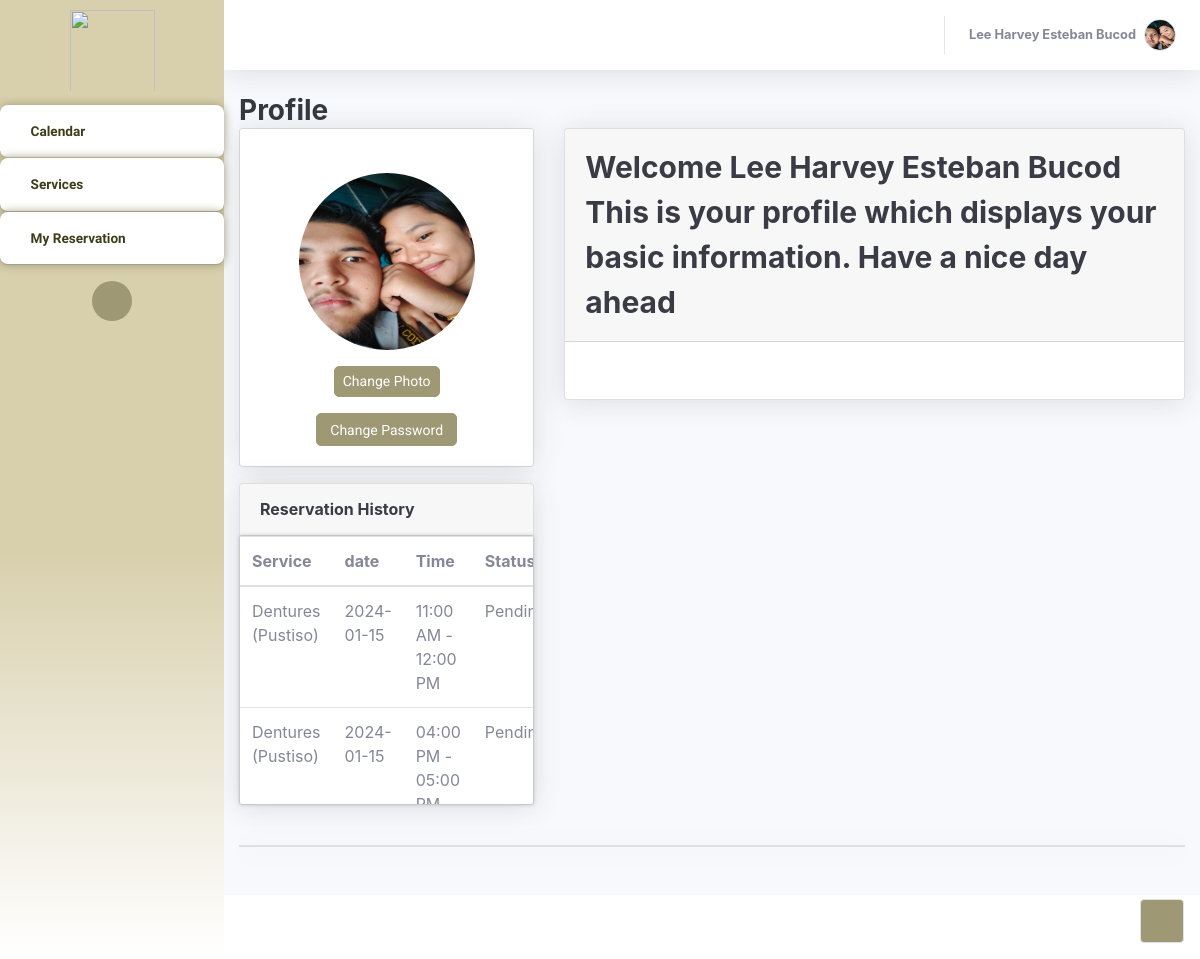
Before: /Thesis1/Admin/patientProfile.php (signed in) with the older database file.
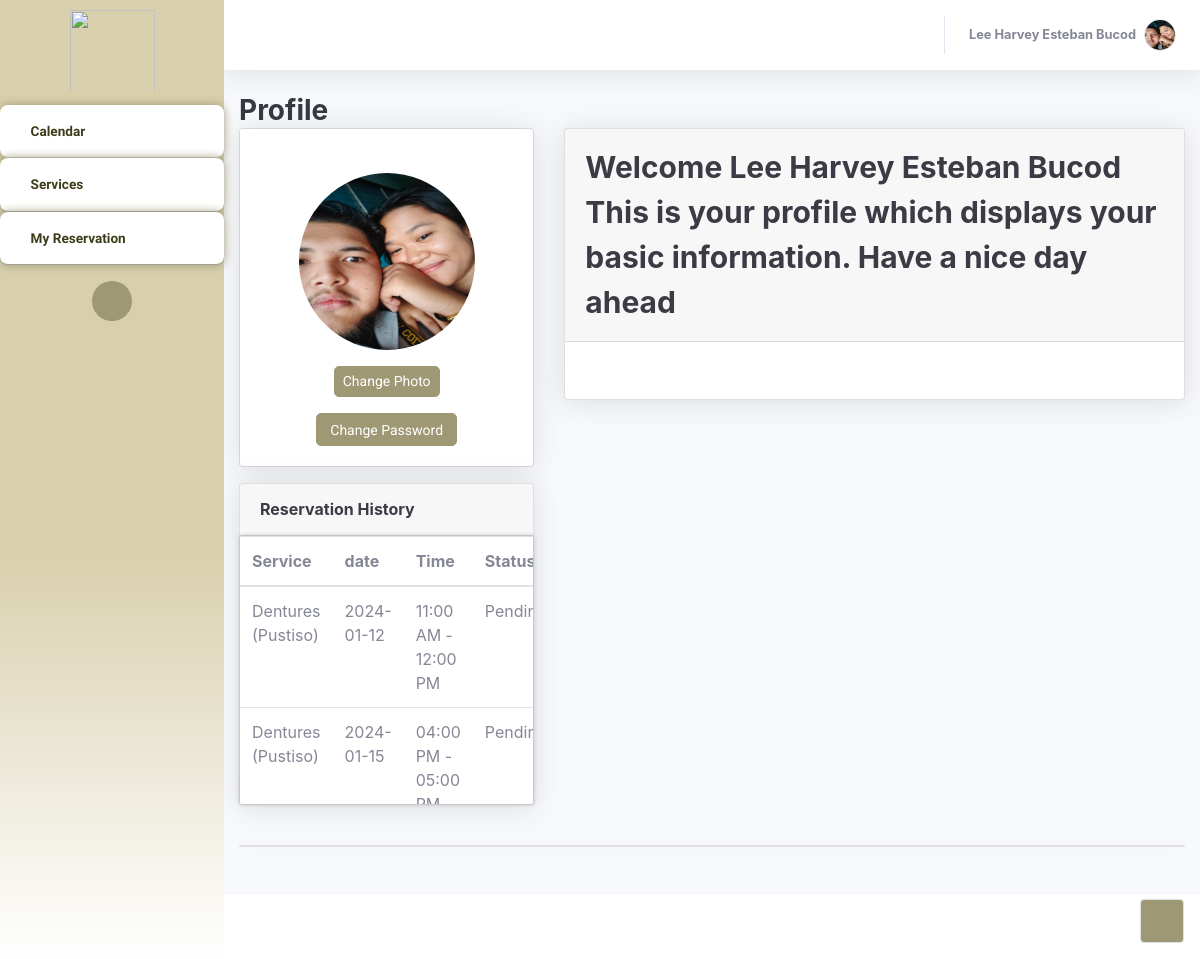
After: the same page with the newer database file.
### tables this page shows
CREATE TABLE `bookinglog` (
  `resID` int(11) NOT NULL,
  `userID` int(11) NOT NULL,
  `serviceName` varchar(255) NOT NULL,
  `date` date NOT NULL,
  `timeslot` varchar(255) NOT NULL,
  `remarks` varchar(255) NOT NULL,
  `admin_remarks` varchar(255) NOT NULL DEFAULT 'None',
  `walk_in_name` varchar(255) NOT NULL DEFAULT 'None',
  `status` varchar(255) NOT NULL,
  `FamMemberName` varchar(255) NOT NULL DEFAULT 'N/A',
  `confirmationHash` varchar(255) NOT NULL,
  `timestamp` timestamp NOT NULL DEFAULT current_timestamp() ON UPDATE current_timestamp(),
  `totalServicePay` int(11) NOT NULL
);

### Thesis1/Admin/patientProfile.php (the view, shortened to what the changed rows need)
<?php
     $con = connection();
     $userID = $_SESSION['UserID'];
?>
<!DOCTYPE html>
<html lang="en">
<head>
    <link rel="stylesheet" href="assets/bootstrap/css/bootstrap.min.css">
    <link rel="stylesheet" href="assets/fonts/fontawesome-all.min.css">
    <link rel="stylesheet" href="assets/css/aguilaraldo1_section_contact.css">
    <link rel="stylesheet" href="assets/css/Availability---Manage-availability-bookings-appointments_v1.css">
    <link rel="stylesheet" href="assets/css/Basic-Footer.css">
    <link rel="stylesheet" href="assets/css/Black-Navbar.css">
    <link rel="stylesheet" href="assets/css/Block-Responsive-Item-List.css">
    <link rel="stylesheet" href="assets/css/Bootstrap-Calendar.css">
    <link rel="stylesheet" href="assets/css/carousel-circulo.css">
    <link rel="stylesheet" href="assets/css/Carousel-Hero-1.css">
    <link rel="stylesheet" href="assets/css/Carousel-Hero.css">
    <link rel="stylesheet" href="assets/css/Diagonal-div-section.css">
    <link rel="stylesheet" href="assets/css/Feature-Section-MD.css">
    <link rel="stylesheet" href="https://djpsoftwarecdn.azureedge.net/availabilitycss-v1/availability.min.css">
    <link rel="stylesheet" href="assets/css/Login-Form-Basic-icons.css">
    <link rel="stylesheet" href="assets/css/Ultimate-Event-Calendar.css">
    <link rel="stylesheet" href="assets/bootstrap/css/bootstrap.min.css">
    <link rel="stylesheet" href="assets/fonts/fontawesome-all.min.css">
    <link rel="stylesheet" href="assets/css/aguilaraldo1_section_contact.css">
    <link rel="stylesheet" href="assets/css/Availability---Manage-availability-bookings-appointments_v1.css">
    <link rel="stylesheet" href="assets/css/Basic-Footer.css">
    <link rel="stylesheet" href="assets/css/Black-Navbar.css">
    <link rel="stylesheet" href="assets/css/Block-Responsive-Item-List.css">
    <link rel="stylesheet" href="assets/css/Bootstrap-Calendar.css">
    <link rel="stylesheet" href="assets/css/carousel-circulo.css">
    <link rel="stylesheet" href="assets/css/Carousel-Hero-1.css">
    <link rel="stylesheet" href="assets/css/Carousel-Hero.css">
    <link rel="stylesheet" href="assets/css/Diagonal-div-section.css">
    <link rel="stylesheet" href="assets/css/Feature-Section-MD.css">
    <link rel="stylesheet" href="https://djpsoftwarecdn.azureedge.net/availabilitycss-v1/availability.min.css">
    <link rel="stylesheet" href="assets/css/Login-Form-Basic-icons.css">
    <link rel="stylesheet" href="assets/css/Ultimate-Event-Calendar.css">
    <link rel="stylesheet" href="assets/bootstrap/css/bootstrap.min.css">
    <link rel="stylesheet" href="assets/fonts/fontawesome-all.min.css">
    <link rel="stylesheet" href="assets/fonts/ionicons.min.css">
    <link rel="stylesheet" href="assets/css/aguilaraldo1_section_contact.css">
    <link rel="stylesheet" href="assets/css/Availability---Manage-availability-bookings-appointments_v1.css">
    <link rel="stylesheet" href="assets/css/Basic-Footer.css">
    <link rel="stylesheet" href="assets/css/Black-Navbar.css">
    <link rel="stylesheet" href="assets/css/Block-Responsive-Item-List.css">
    <link rel="stylesheet" href="assets/css/Bootstrap-Calendar.css">
    <link rel="stylesheet" href="assets/css/carousel-circulo.css">
    <link rel="stylesheet" href="assets/css/Carousel-Hero-1.css">
    <link rel="stylesheet" href="assets/css/Carousel-Hero.css">
    <link rel="stylesheet" href="assets/css/Diagonal-div-section.css">
    <link rel="stylesheet" href="assets/css/Feature-Section-MD.css">
    <link rel="stylesheet" href="https://djpsoftwarecdn.azureedge.net/availabilitycss-v1/availability.min.css">
    <link rel="stylesheet" href="assets/css/Login-Form-Basic-icons.css">
    <link rel="stylesheet" href="assets/css/Ultimate-Event-Calendar.css">
    <link rel="stylesheet" href="assets/css/Ultimate-Event-Calendar.css">
    <link rel="stylesheet" href="https://cdnjs.cloudflare.com/ajax/libs/fullcalendar/3.4.0/fullcalendar.css" />
  <link rel="stylesheet" href="https://cdnjs.cloudflare.com/ajax/libs/twitter-bootstrap/4.0.0-alpha.6/css/bootstrap.css" />
</head>
<body id="page-top">
    <div id="wrapper">
        <div class="d-flex flex-column" id="content-wrapper">
            <div id="content">
                <div class="container-fluid">
                    <div class="row mb-3">
                        <div class="col-lg-4">
                            <div class="card shadow mb-4">
                                <div class="table-responsive" style="height: 268px;border-color: rgb(0,0,0);box-shadow: 0px 0px 4px rgb(170,170,170);">
                                <table class="table" id="dataTable">
                                    <thead >
                                        <tr>
                                        <th>Service</th>
                                        <th>date</th>
                                        <th>Time</th>
                                        <th>Status</th>
                                        </tr>
                                    </thead>
                                    <tbody>
                                        <?php
                                        $retrieveQuery = "SELECT `resID`, `serviceName`, `Date`, `status`,`timeslot` FROM bookinglog WHERE userID = '$userID'";
                                        $result =  $con -> query($retrieveQuery);
                                        while($row = mysqli_fetch_assoc($result)){
                                            $ID = $row['resID'];
                                            $service = $row['serviceName'];
                                            $startDate = $row['Date'];
                                            $timeslot = $row['timeslot'];
                                            $status = $row['status'];
                                        echo '<tr>
                                        <td class="hidden-column">'.$ID.'</td>
                                        <td>'.$service.'</td>
                                        <td>'.$startDate.'</td>
                                        <td>'.$timeslot.'</td>
                                        <td>'.$status.'</td>
                                        </tr>';
                                        }
                                        ?>
                                    </tbody>
                                </table>
                            </div>
                            </div>
                        </div>
                    </div>
                </div>
            </div>
        </div><a class="border rounded d-inline scroll-to-top" href="#page-top" style="background: rgb(159,152,117);"><i class="fas fa-angle-up"></i></a>
    </div>
    <link rel="stylesheet" href="https://cdn.jsdelivr.net/npm/bootstrap@4.0.0/dist/css/bootstrap.min.css">
</body>
</html>

Changed rows visible on the page:
changed bookinglog "11:00 AM - 12:00 PM": date "2024-01-15" → "2024-01-12"
